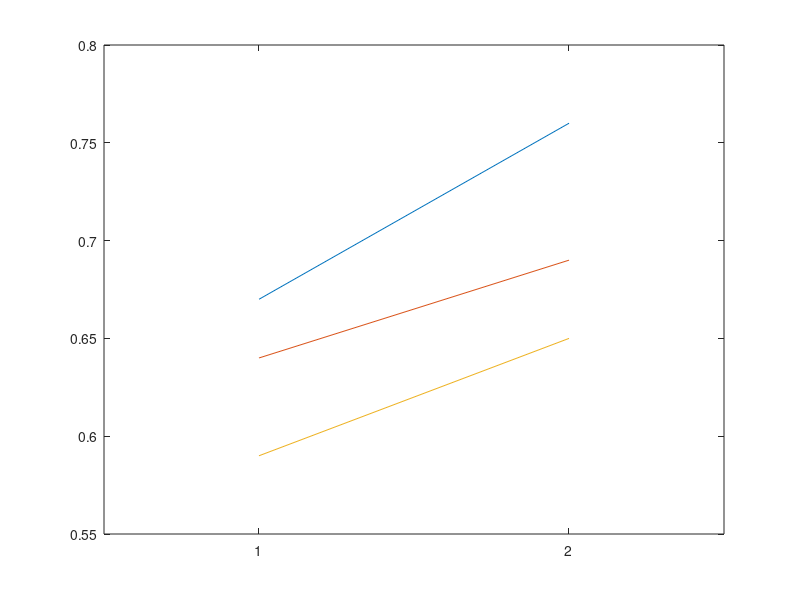

This chart was generated by the following MATLAB code: (Note: this script raises an error after producing the figure.)
% ProduceTurkeyAzComparison
% Created 7/7/11 by DJ

% set up
figure(74)
clf;
% plot
A = [.67 .64 .59; .76 .69 .65];
plot(A)
hold on
% annotate plot
xlim([0.5 2.5]);
set(gca,'xtick',[1 2],'xticklabels',{'Standard','Jittered'})
xlabel('Logistic Regression Type')
ylabel('Maximum Az between -0.5 and 1.0 s')
ylim([0.3 1])
title('Logistic Regression Comparison')
legend('S2','S14','S15')
% plot extra lines
plot(get(gca,'XLim'), [0.5 0.5], 'k--')
plot(get(gca,'XLim'), [0.75 0.75], 'k:')